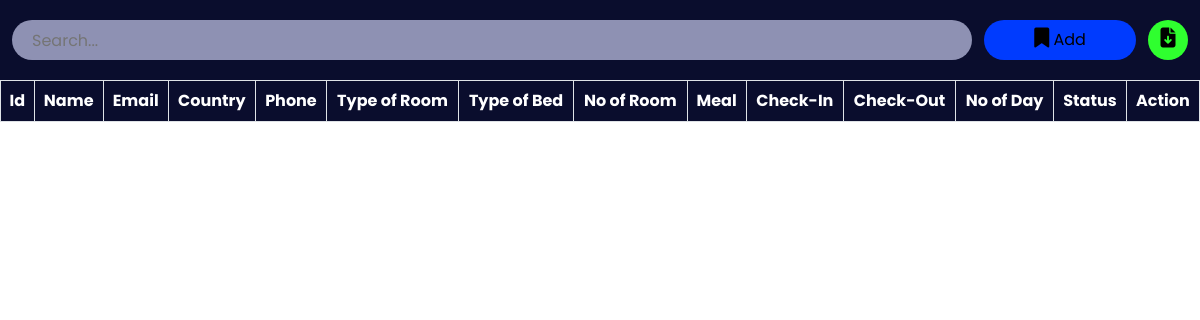
Page /admin/roombook.php on the earlier database version.
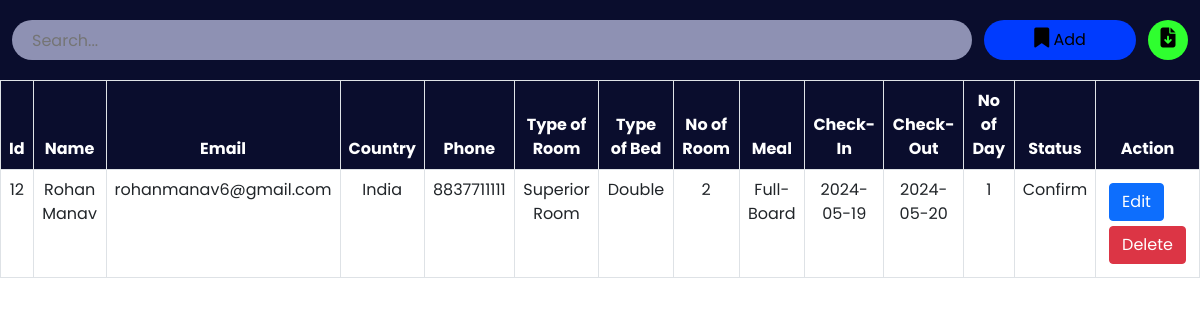
Same page on the later database version.
### tables this page shows
CREATE TABLE `roombook` (
  `id` int(10) NOT NULL,
  `Name` varchar(50) NOT NULL,
  `Email` varchar(50) NOT NULL,
  `Country` varchar(30) NOT NULL,
  `Phone` varchar(30) NOT NULL,
  `RoomType` varchar(30) NOT NULL,
  `Bed` varchar(30) NOT NULL,
  `Meal` varchar(30) NOT NULL,
  `NoofRoom` varchar(30) NOT NULL,
  `cin` date NOT NULL,
  `cout` date NOT NULL,
  `nodays` int(50) NOT NULL,
  `stat` varchar(30) NOT NULL
);

### admin/roombook.php (the view, shortened to what this page needs)
<?php
    include '../config.php'
?>
<!DOCTYPE html>
<html lang="en">
<head>
    <link href="https://cdn.jsdelivr.net/npm/bootstrap@5.0.2/dist/css/bootstrap.min.css" rel="stylesheet">
    <link rel="stylesheet" href="https://cdnjs.cloudflare.com/ajax/libs/font-awesome/6.2.0/css/all.min.css" />
    <link rel="stylesheet" href="./css/roombook.css">
</head>
<body>
    <div class="searchsec">
        <input type="text" name="search_bar" id="searchbar" placeholder="Search..." onkeyup="searchFun()">
        <button class="adduser" id="adduser" onclick="adduseropen()"><i class="fa-solid fa-bookmark"></i> Add</button>
        <form action="./exportdata.php" method="post">
            <button class="exportexcel" id="exportexcel" name="exportexcel" type="submit"><i class="fa-solid fa-file-arrow-down"></i></button>
        </form>
    </div>
    <div class="roombooktable" class="table-responsive-xl">
        <?php
            $roombooktablesql = "SELECT * FROM roombook";
            $roombookresult = mysqli_query($conn, $roombooktablesql);
        ?>
        <table class="table table-bordered" id="table-data">
            <thead>
                <tr>
                    <th scope="col">Id</th>
                    <th scope="col">Name</th>
                    <th scope="col">Email</th>
                    <th scope="col">Country</th>
                    <th scope="col">Phone</th>
                    <th scope="col">Type of Room</th>
                    <th scope="col">Type of Bed</th>
                    <th scope="col">No of Room</th>
                    <th scope="col">Meal</th>
                    <th scope="col">Check-In</th>
                    <th scope="col">Check-Out</th>
                    <th scope="col">No of Day</th>
                    <th scope="col">Status</th>
                    <th scope="col" class="action">Action</th>
                </tr>
            </thead>
            <tbody>
            <?php
            while ($res = mysqli_fetch_array($roombookresult)) {
            ?>
                <tr>
                    <td><?php echo $res['id'] ?></td>
                    <td><?php echo $res['Name'] ?></td>
                    <td><?php echo $res['Email'] ?></td>
                    <td><?php echo $res['Country'] ?></td>
                    <td><?php echo $res['Phone'] ?></td>
                    <td><?php echo $res['RoomType'] ?></td>
                    <td><?php echo $res['Bed'] ?></td>
                    <td><?php echo $res['NoofRoom'] ?></td>
                    <td><?php echo $res['Meal'] ?></td>
                    <td><?php echo $res['cin'] ?></td>
                    <td><?php echo $res['cout'] ?></td>
                    <td><?php echo $res['nodays'] ?></td>
                    <td><?php echo $res['stat'] ?></td>
                    <td class="action">
                        <a href="roombookedit.php?id=<?php echo $res['id'] ?>"><button class="btn btn-primary">Edit</button></a>
                        <a href="roombookdelete.php?id=<?php echo $res['id'] ?>"><button class='btn btn-danger'>Delete</button></a>
                    </td>
                </tr>
            <?php
            }
            ?>
            </tbody>
        </table>
    </div>
</body>
</html>

Differences in the rows shown:
added roombook: id "12", Name "Rohan Manav", Email "rohanmanav6@gmail.com", Country "India", Phone "8837711111", RoomType "Superior Room", Bed "Double", NoofRoom "2", Meal "Full-Board", cin "2024-05-19", cout "2024-05-20", nodays "1", stat "Confirm"
